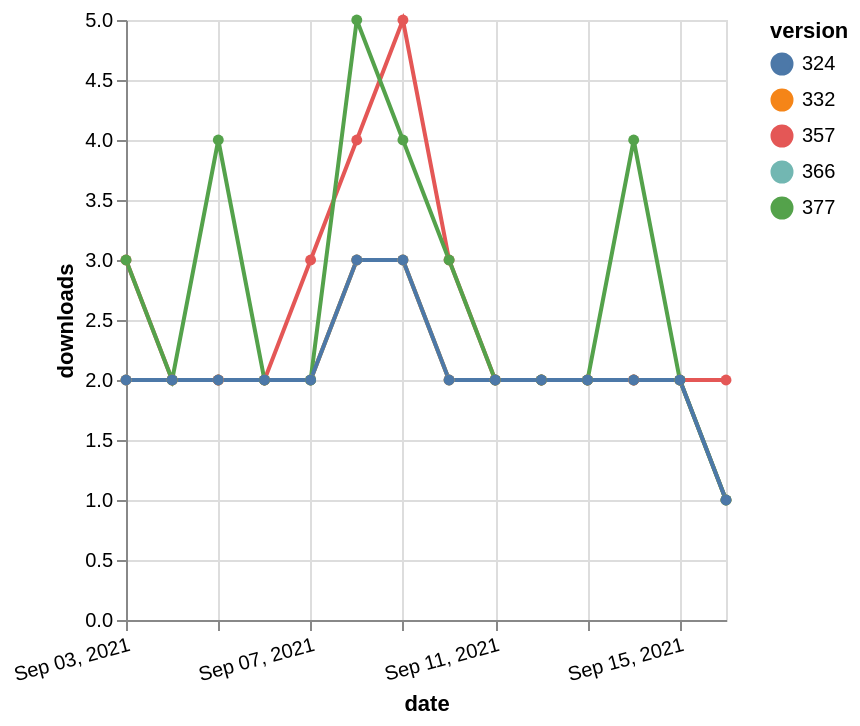

The specification (Vega-Lite) saved for this image:
### Vega-Lite specification from a JSON file in a GitHub repository (floating-point values rounded to 4 significant figures)
{"$schema": "https://vega.github.io/schema/vega-lite/v5.json", "description": "A simple bar chart with embedded data.", "data": {"values": [{"date": "2021-09-03", "total": 2330, "delta": 2, "version": "366"}, {"date": "2021-09-04", "total": 2332, "delta": 2, "version": "366"}, {"date": "2021-09-05", "total": 2334, "delta": 2, "version": "366"}, {"date": "2021-09-06", "total": 2336, "delta": 2, "version": "366"}, {"date": "2021-09-07", "total": 2338, "delta": 2, "version": "366"}, {"date": "2021-09-08", "total": 2341, "delta": 3, "version": "366"}, {"date": "2021-09-09", "total": 2344, "delta": 3, "version": "366"}, {"date": "2021-09-10", "total": 2346, "delta": 2, "version": "366"}, {"date": "2021-09-11", "total": 2348, "delta": 2, "version": "366"}, {"date": "2021-09-12", "total": 2350, "delta": 2, "version": "366"}, {"date": "2021-09-13", "total": 2352, "delta": 2, "version": "366"}, {"date": "2021-09-14", "total": 2354, "delta": 2, "version": "366"}, {"date": "2021-09-15", "total": 2356, "delta": 2, "version": "366"}, {"date": "2021-09-16", "total": 2357, "delta": 1, "version": "366"}, {"date": "2021-09-03", "total": 2944, "delta": 3, "version": "357"}, {"date": "2021-09-04", "total": 2946, "delta": 2, "version": "357"}, {"date": "2021-09-05", "total": 2948, "delta": 2, "version": "357"}, {"date": "2021-09-06", "total": 2950, "delta": 2, "version": "357"}, {"date": "2021-09-07", "total": 2953, "delta": 3, "version": "357"}, {"date": "2021-09-08", "total": 2957, "delta": 4, "version": "357"}, {"date": "2021-09-09", "total": 2962, "delta": 5, "version": "357"}, {"date": "2021-09-10", "total": 2965, "delta": 3, "version": "357"}, {"date": "2021-09-11", "total": 2967, "delta": 2, "version": "357"}, {"date": "2021-09-12", "total": 2969, "delta": 2, "version": "357"}, {"date": "2021-09-13", "total": 2971, "delta": 2, "version": "357"}, {"date": "2021-09-14", "total": 2973, "delta": 2, "version": "357"}, {"date": "2021-09-15", "total": 2975, "delta": 2, "version": "357"}, {"date": "2021-09-16", "total": 2977, "delta": 2, "version": "357"}, {"date": "2021-09-03", "total": 2799, "delta": 2, "version": "332"}, {"date": "2021-09-04", "total": 2801, "delta": 2, "version": "332"}, {"date": "2021-09-05", "total": 2803, "delta": 2, "version": "332"}, {"date": "2021-09-06", "total": 2805, "delta": 2, "version": "332"}, {"date": "2021-09-07", "total": 2807, "delta": 2, "version": "332"}, {"date": "2021-09-08", "total": 2810, "delta": 3, "version": "332"}, {"date": "2021-09-09", "total": 2813, "delta": 3, "version": "332"}, {"date": "2021-09-10", "total": 2815, "delta": 2, "version": "332"}, {"date": "2021-09-11", "total": 2817, "delta": 2, "version": "332"}, {"date": "2021-09-12", "total": 2819, "delta": 2, "version": "332"}, {"date": "2021-09-13", "total": 2821, "delta": 2, "version": "332"}, {"date": "2021-09-14", "total": 2823, "delta": 2, "version": "332"}, {"date": "2021-09-15", "total": 2825, "delta": 2, "version": "332"}, {"date": "2021-09-16", "total": 2826, "delta": 1, "version": "332"}, {"date": "2021-09-03", "total": 2152, "delta": 3, "version": "377"}, {"date": "2021-09-04", "total": 2154, "delta": 2, "version": "377"}, {"date": "2021-09-05", "total": 2158, "delta": 4, "version": "377"}, {"date": "2021-09-06", "total": 2160, "delta": 2, "version": "377"}, {"date": "2021-09-07", "total": 2162, "delta": 2, "version": "377"}, {"date": "2021-09-08", "total": 2167, "delta": 5, "version": "377"}, {"date": "2021-09-09", "total": 2171, "delta": 4, "version": "377"}, {"date": "2021-09-10", "total": 2174, "delta": 3, "version": "377"}, {"date": "2021-09-11", "total": 2176, "delta": 2, "version": "377"}, {"date": "2021-09-12", "total": 2178, "delta": 2, "version": "377"}, {"date": "2021-09-13", "total": 2180, "delta": 2, "version": "377"}, {"date": "2021-09-14", "total": 2184, "delta": 4, "version": "377"}, {"date": "2021-09-15", "total": 2186, "delta": 2, "version": "377"}, {"date": "2021-09-16", "total": 2187, "delta": 1, "version": "377"}, {"date": "2021-09-03", "total": 2545, "delta": 2, "version": "324"}, {"date": "2021-09-04", "total": 2547, "delta": 2, "version": "324"}, {"date": "2021-09-05", "total": 2549, "delta": 2, "version": "324"}, {"date": "2021-09-06", "total": 2551, "delta": 2, "version": "324"}, {"date": "2021-09-07", "total": 2553, "delta": 2, "version": "324"}, {"date": "2021-09-08", "total": 2556, "delta": 3, "version": "324"}, {"date": "2021-09-09", "total": 2559, "delta": 3, "version": "324"}, {"date": "2021-09-10", "total": 2561, "delta": 2, "version": "324"}, {"date": "2021-09-11", "total": 2563, "delta": 2, "version": "324"}, {"date": "2021-09-12", "total": 2565, "delta": 2, "version": "324"}, {"date": "2021-09-13", "total": 2567, "delta": 2, "version": "324"}, {"date": "2021-09-14", "total": 2569, "delta": 2, "version": "324"}, {"date": "2021-09-15", "total": 2571, "delta": 2, "version": "324"}, {"date": "2021-09-16", "total": 2572, "delta": 1, "version": "324"}]}, "width": "container", "mark": {"type": "line", "point": {"filled": true}}, "encoding": {"x": {"field": "date", "type": "temporal", "timeUnit": "yearmonthdate", "title": "date", "axis": {"labelAngle": -15}}, "y": {"field": "delta", "type": "quantitative", "title": "downloads"}, "color": {"field": "version", "type": "nominal"}, "tooltip": {"field": "delta"}}}
